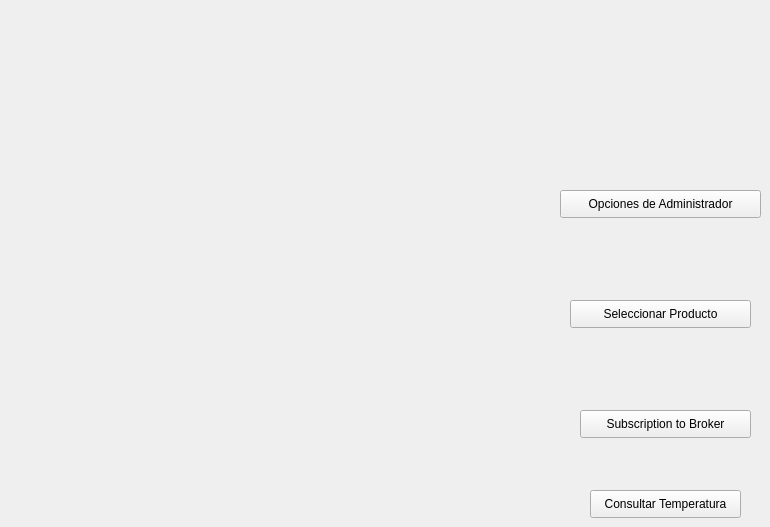
      <widget class="QWidget" name="page">
       <widget class="QPushButton" name="pushButton_2">
        <property name="geometry">
         <rect>
          <x>560</x>
          <y>190</y>
          <width>201</width>
          <height>28</height>
         </rect>
        </property>
        <property name="text">
         <string>Opciones de Administrador</string>
        </property>
       </widget>
       <widget class="QPushButton" name="Menu">
        <property name="geometry">
         <rect>
          <x>570</x>
          <y>300</y>
          <width>181</width>
          <height>28</height>
         </rect>
        </property>
        <property name="text">
         <string>Seleccionar Producto</string>
        </property>
       </widget>
       <widget class="QPushButton" name="Broker">
        <property name="geometry">
         <rect>
          <x>580</x>
          <y>410</y>
          <width>171</width>
          <height>28</height>
         </rect>
        </property>
        <property name="text">
         <string>Subscription to Broker</string>
        </property>
       </widget>
       <widget class="QPushButton" name="tempdisplay">
        <property name="geometry">
         <rect>
          <x>590</x>
          <y>490</y>
          <width>151</width>
          <height>28</height>
         </rect>
        </property>
        <property name="text">
         <string>Consultar Temperatura</string>
        </property>
       </widget>
      </widget>
